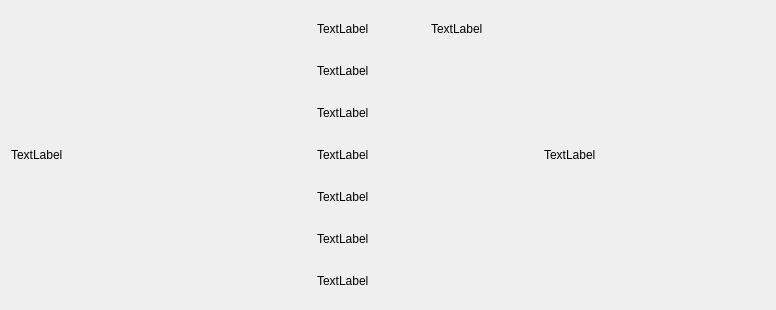
<?xml version="1.0" encoding="UTF-8"?>
<ui version="4.0">
 <class>Form</class>
 <widget class="QWidget" name="Form">
  <property name="geometry">
   <rect>
    <x>0</x>
    <y>0</y>
    <width>776</width>
    <height>310</height>
   </rect>
  </property>
  <property name="windowTitle">
   <string>Form</string>
  </property>
  <layout class="QHBoxLayout" name="horizontalLayout_3">
   <item>
    <layout class="QHBoxLayout" name="horizontalLayout">
     <item>
      <widget class="QLabel" name="photo">
       <property name="minimumSize">
        <size>
         <width>300</width>
         <height>200</height>
        </size>
       </property>
       <property name="maximumSize">
        <size>
         <width>300</width>
         <height>200</height>
        </size>
       </property>
       <property name="text">
        <string>TextLabel</string>
       </property>
      </widget>
     </item>
     <item>
      <layout class="QVBoxLayout" name="verticalLayout">
       <item>
        <layout class="QHBoxLayout" name="horizontalLayout_2">
         <item>
          <widget class="QLabel" name="category">
           <property name="text">
            <string>TextLabel</string>
           </property>
          </widget>
         </item>
         <item>
          <widget class="QLabel" name="title">
           <property name="text">
            <string>TextLabel</string>
           </property>
          </widget>
         </item>
        </layout>
       </item>
       <item>
        <widget class="QLabel" name="description">
         <property name="text">
          <string>TextLabel</string>
         </property>
        </widget>
       </item>
       <item>
        <widget class="QLabel" name="producer">
         <property name="text">
          <string>TextLabel</string>
         </property>
        </widget>
       </item>
       <item>
        <widget class="QLabel" name="supplier">
         <property name="text">
          <string>TextLabel</string>
         </property>
        </widget>
       </item>
       <item>
        <widget class="QLabel" name="price">
         <property name="text">
          <string>TextLabel</string>
         </property>
        </widget>
       </item>
       <item>
        <widget class="QLabel" name="measure_type">
         <property name="text">
          <string>TextLabel</string>
         </property>
        </widget>
       </item>
       <item>
        <widget class="QLabel" name="quantity">
         <property name="text">
          <string>TextLabel</string>
         </property>
        </widget>
       </item>
      </layout>
     </item>
     <item>
      <widget class="QLabel" name="discount">
       <property name="text">
        <string>TextLabel</string>
       </property>
      </widget>
     </item>
    </layout>
   </item>
  </layout>
 </widget>
 <resources/>
 <connections/>
</ui>
